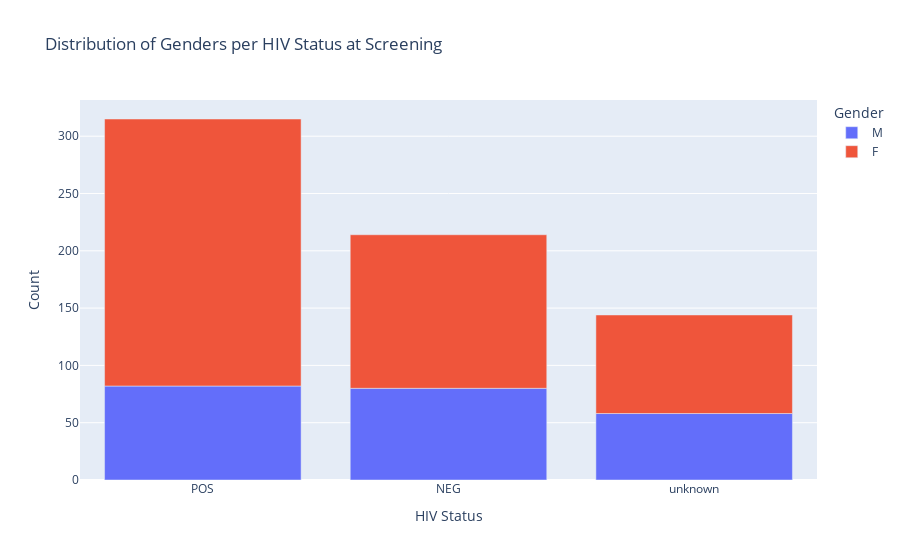

Here is the notebook cell this chart was saved with:
### Code cell
result_pd = hiv_stats_res.to_pandas()
import plotly.express as px
import seaborn as sns
# Create a stacked bar chart using Plotly Express
fig = px.bar(result_pd, x='last_hiv_result', y='count', color='gender',
             labels={'last_hiv_result': 'HIV Status', 'count': 'Count', 'gender': 'Gender'},
             title='Distribution of Genders per HIV Status at Screening')

fig.show()

### Figure 1 — Plotly figure (JSON) as saved in the notebook; plotly's stock layout.template omitted (floating-point values rounded to 4 significant figures)
{"data": [{"alignmentgroup": "True", "hovertemplate": "Gender=M<br>HIV Status=%{x}<br>Count=%{y}<extra></extra>", "legendgroup": "M", "marker": {"color": "#636efa", "pattern": {"shape": ""}}, "name": "M", "offsetgroup": "M", "orientation": "v", "showlegend": true, "textposition": "auto", "type": "bar", "x": ["POS", "NEG", "unknown"], "xaxis": "x", "y": [82, 80, 58], "yaxis": "y"}, {"alignmentgroup": "True", "hovertemplate": "Gender=F<br>HIV Status=%{x}<br>Count=%{y}<extra></extra>", "legendgroup": "F", "marker": {"color": "#EF553B", "pattern": {"shape": ""}}, "name": "F", "offsetgroup": "F", "orientation": "v", "showlegend": true, "textposition": "auto", "type": "bar", "x": ["unknown", "NEG", "POS"], "xaxis": "x", "y": [86, 134, 233], "yaxis": "y"}], "layout": {"barmode": "relative", "legend": {"title": {"text": "Gender"}, "tracegroupgap": 0}, "title": {"text": "Distribution of Genders per HIV Status at Screening"}, "xaxis": {"anchor": "y", "domain": [0, 1], "title": {"text": "HIV Status"}}, "yaxis": {"anchor": "x", "domain": [0, 1], "title": {"text": "Count"}}}}
